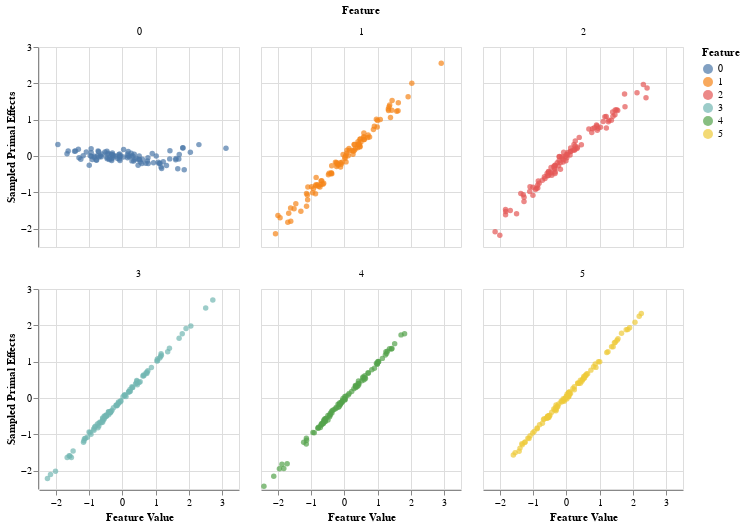

Here is the notebook cell this chart was saved with:
### Code cell
alt.Chart(data_df).mark_point(filled=True).encode(
    alt.Y('Sampled Primal Effects:Q'),
    alt.X('Feature Value:Q'),
    alt.Color('Feature:N'),
    alt.Facet('Feature:N')
).properties(
    columns=3,
    width=200,
    height=200
)

### Figure 1 — Vega-Lite specification as saved in the notebook (floating-point values rounded to 4 significant figures; data arrays with more than 128 entries replaced by an {"elided": "..."} marker saying what was removed)
{"$schema": "https://vega.github.io/schema/vega-lite/v3.2.1.json", "columns": 3, "config": {"mark": {"tooltip": null}, "view": {"height": 300, "width": 400}}, "data": {"name": "data-7d963b7e31fccdb8ee4624c58ec64a9e"}, "datasets": {"data-7d963b7e31fccdb8ee4624c58ec64a9e": {"elided": "600 records"}}, "encoding": {"color": {"field": "Feature", "type": "nominal"}, "facet": {"field": "Feature", "type": "nominal"}, "x": {"field": "Feature Value", "type": "quantitative"}, "y": {"field": "Sampled Primal Effects", "type": "quantitative"}}, "height": 200, "mark": {"filled": true, "type": "point"}, "width": 200}
